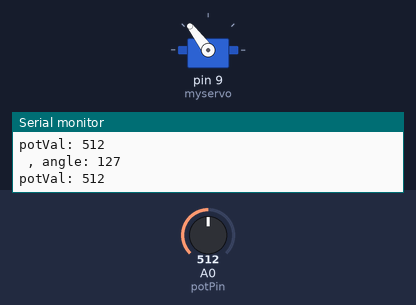
The sketch below on a simulated Arduino Uno, built with avr-gcc and run on an emulated ATmega328P. Parts: servo, the last lines printed to the serial monitor. The test bench sets the inputs (shaded band); at power-on: A0 (potPin) = 512.

Above: at 1.2 s.
1.3 s: A0 (potPin) set to 990
At 2.3 s:
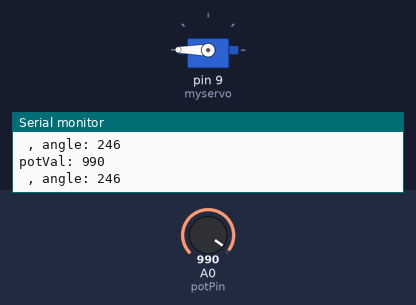
2.8 s: A0 (potPin) set to 1018
5.8 s: A0 (potPin) set to 716
At 6.9 s:
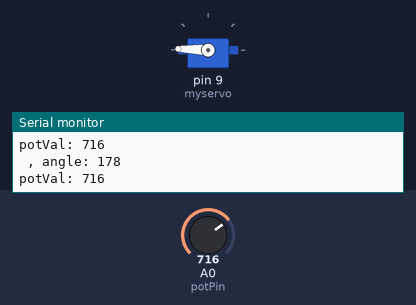
7.3 s: A0 (potPin) set to 418
At 8.5 s:
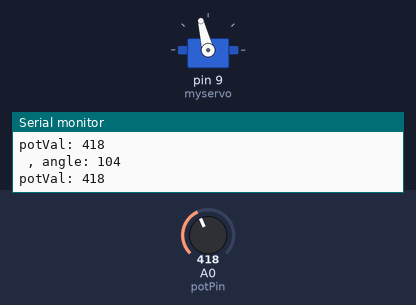
8.8 s: A0 (potPin) set to 386
At 9.1 s:
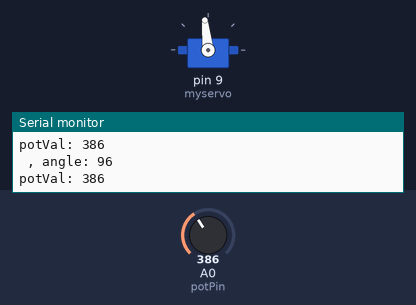
10.3 s: A0 (potPin) set to 45
At 10.8 s:
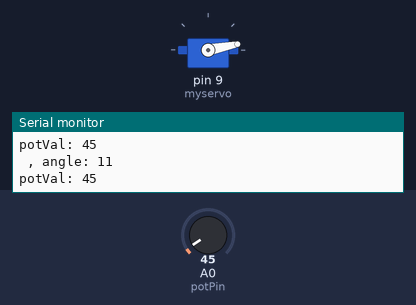
11.8 s: A0 (potPin) set to 37
At 12.7 s:
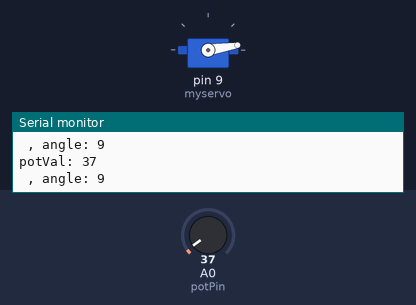
Timing chart, 0 to 14.8 s (numbered marks = the images above; inputs shaded):
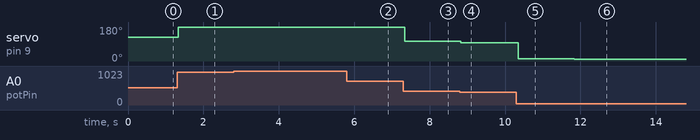

The sketch:

moodCue.ino
```cpp
#include <Servo.h>

Servo myservo;

int const potPin = A0;
int potVal;
int angle;

void setup()
{
  myservo.attach(9);

  Serial.begin(9600);
}

void loop()
{
  potVal = analogRead(potPin);
  Serial.print("potVal: ");
  Serial.print(potVal);
  Serial.println();
  angle = map(potVal,0 ,1023, 0, 255);
  Serial.print(" , angle: ");
  Serial.print(angle);
  Serial.println();

  myservo.write(angle);
  delay(10);
}
```

Measured:
- after the input at 1.3 s, servo on pin 9 (myservo): 127° → 180° at once
- after the input at 5.8 s, servo on pin 9 (myservo): 180° → 178° at once
- after the input at 7.3 s, servo on pin 9 (myservo): 178° → 104° after 0.05 s
- after the input at 8.8 s, servo on pin 9 (myservo): 104° → 96° at once
- after the input at 10.3 s, servo on pin 9 (myservo): 96° → 11° at once
- after the input at 11.8 s, servo on pin 9 (myservo): 11° → 9° at once
